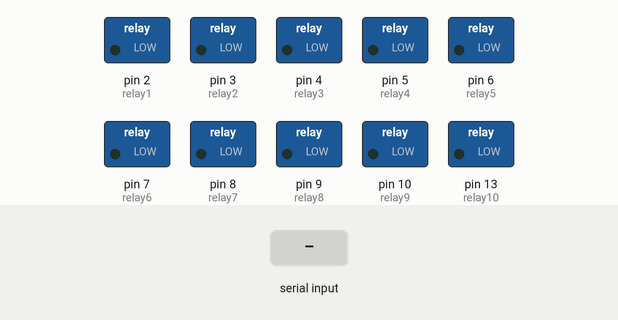
Simulated run of this sketch. Board: Arduino Uno, built with avr-gcc and run on an emulated ATmega328P. Parts: switched loads named in the sketch (green lamp = pin HIGH). The test bench sets the inputs (shaded band). What the sketch prints to the serial monitor is not drawn.

Above: at 1.2 s.
1.3 s: "q" received over Serial
At 2.3 s:
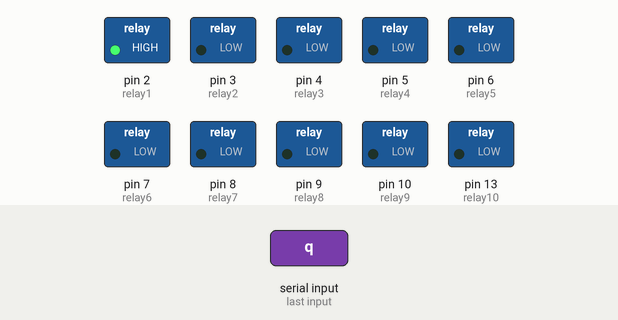
2.8 s: byte 115 ('s') received over Serial
At 3.4 s:
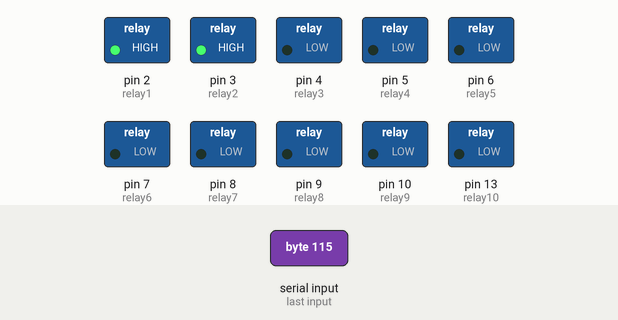
4.3 s: byte 117 ('u') received over Serial
At 5.5 s:
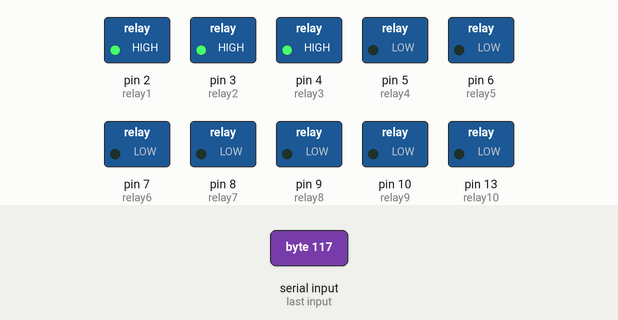
5.8 s: byte 116 ('t') received over Serial
At 6.9 s:
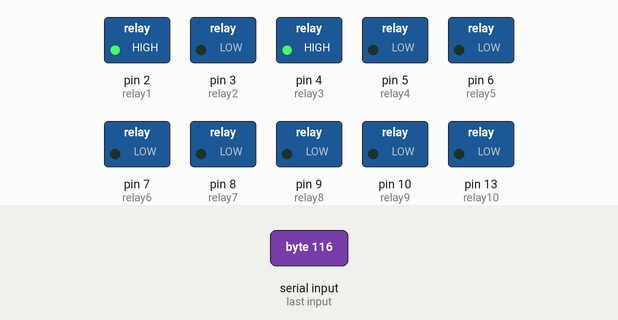
7.3 s: byte 121 ('y') received over Serial
At 8.0 s:
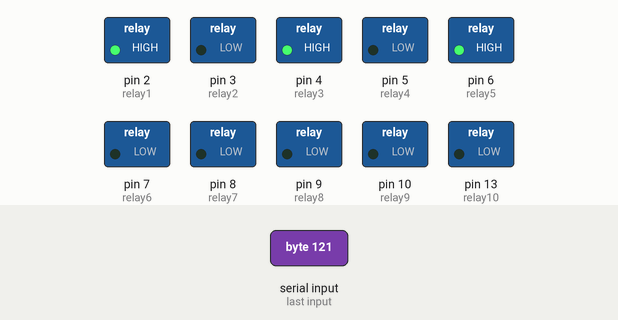
8.8 s: byte 118 ('v') received over Serial
At 9.2 s:
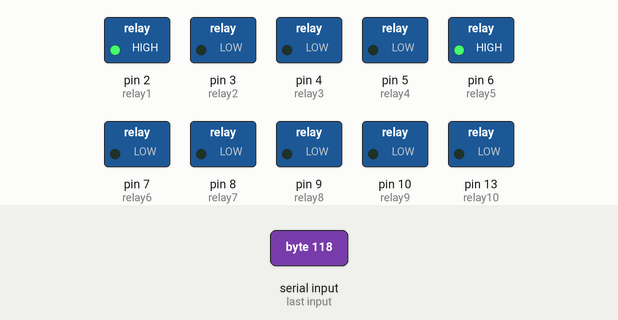
Timing chart, 0 to 11.3 s (numbered marks = the images above; inputs shaded):
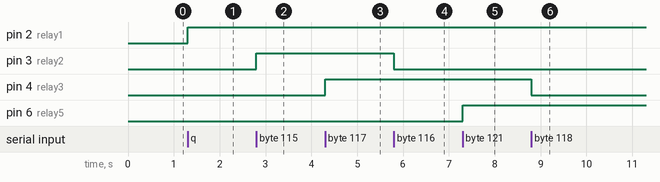

The sketch:

sensor_monitor_arduino_08.ino
```cpp
//AAIMI Sensor Read 0.8
//Part of the AAIMI Project
//aaimi.anthscomputercave.com
//By Anthony Hartup

//Responds to requests from Raspberry Pi to
// read most types of digital analogue sensors and operates relays

//Default AD pins
int satellite1 = A0;
int satellite2 = A1;
int satellite3 = A2;
int satellite4 = A3;
int satellite5 = A4;
int satellite6 = A5;
// Digital outputs
int relay1 = 2;
int relay2 = 3;
int relay3 = 4;
int relay4 = 5;
int relay5 = 6;
int relay6 = 7;
int relay7 = 8;
int relay8 = 9;
int relay9 = 10;
int relay10 = 13; // Built-in LED
// Digital inputs
int input1 = 11;
int input2 = 12;
// Store the current pin number for an upcoming function
char currentPin = satellite1;
//float to keep sensor readings
float sensorLevel = 0.0;

void setup() {
  // Set digital pins
  pinMode(relay1, OUTPUT);
  pinMode(relay2, OUTPUT);
  pinMode(relay3, OUTPUT);
  pinMode(relay4, OUTPUT);
  pinMode(relay5, OUTPUT);
  pinMode(relay6, OUTPUT);
  pinMode(relay7, OUTPUT);
  pinMode(relay8, OUTPUT);
  pinMode(relay9, OUTPUT);
  pinMode(relay10, OUTPUT);
  digitalWrite(relay1, LOW);
  digitalWrite(relay2, LOW);
  digitalWrite(relay3, LOW);
  digitalWrite(relay4, LOW);
  digitalWrite(relay5, LOW);
  digitalWrite(relay6, LOW);
  digitalWrite(relay7, LOW);
  digitalWrite(relay8, LOW);
  digitalWrite(relay9, LOW);
  digitalWrite(relay10, LOW);
  pinMode(input1, INPUT);
  pinMode(input2, INPUT);

  // Start serial connection
  Serial.begin(9600);
  while (!Serial) {
  }
  Serial.println("Serial Connected");
}

  // Read analog sensors
  float readSensor() {
    float sensorValue = analogRead(currentPin);
    sensorLevel = sensorValue * (5.0 / 1023.0);
    Serial.println(sensorLevel);
  }


void loop() {
  if (Serial.available()) {
     // read the incoming order from Raspberry Pi:
     char order = Serial.read();

     // Read analog sensors
     if (order == 'a') {
       currentPin = satellite1;
       readSensor();
      }
     else if (order == 'b') {
       currentPin = satellite2;
       readSensor();
      }
     else if (order == 'c') {
       currentPin = satellite3;
       readSensor();
      }
     else if (order == 'd') {
       currentPin = satellite4;
       readSensor();
      }
     else if (order == 'e') {
       currentPin = satellite5;
       readSensor();
      }
     else if (order == 'f') {
       currentPin = satellite6;
       readSensor();
      }

     // Check digital inputs
     else if (order == 'K') {
       Serial.println(digitalRead(input1));
      }
     else if (order == 'M') {
       Serial.println(digitalRead(input2));
      }

     // Switch Outputs
     else if (order == 'q') {
       digitalWrite(relay1, HIGH);
     }
     else if (order == 'r') {
       digitalWrite(relay1, LOW);
     }
     else if (order == 's') {
       digitalWrite(relay2, HIGH);
     }
     else if (order == 't') {
       digitalWrite(relay2, LOW);
     }
     else if (order == 'u') {
       digitalWrite(relay3, HIGH);
     }
     else if (order == 'v') {
       digitalWrite(relay3, LOW);
     }
     else if (order == 'u') {
       digitalWrite(relay4, HIGH);
     }
     else if (order == 'v') {
       digitalWrite(relay4, LOW);
     }
     else if (order == 'y') {
       digitalWrite(relay5, HIGH);
     }
     else if (order == 'z') {
       digitalWrite(relay5, LOW);
     }
     else if (order == 'i') {
       digitalWrite(relay6, HIGH);
     }
     else if (order == 'j') {
       digitalWrite(relay6, LOW);
     }
     else if (order == 'k') {
       digitalWrite(relay7, HIGH);
     }
     else if (order == 'l') {
       digitalWrite(relay7, LOW);
     }
     else if (order == 'm') {
       digitalWrite(relay8, HIGH);
     }
     else if (order == 'n') {
       digitalWrite(relay8, LOW);
     }
     else if (order == 'o') {
       digitalWrite(relay9, HIGH);
     }
     else if (order == 'p') {
       digitalWrite(relay9, LOW);
     }
     else if (order == 'O') {
       digitalWrite(relay10, HIGH);
     }
     else if (order == 'P') {
       digitalWrite(relay10, LOW);
     }
}
}
```

Measured:
- after the input at 1.3 s, pin 2 (relay1): LOW → HIGH at once
- after the input at 2.8 s, pin 3 (relay2): LOW → HIGH at once
- after the input at 4.3 s, pin 4 (relay3): LOW → HIGH at once
- after the input at 5.8 s, pin 3 (relay2): HIGH → LOW at once
- after the input at 7.3 s, pin 6 (relay5): LOW → HIGH at once
- after the input at 8.8 s, pin 4 (relay3): HIGH → LOW at once
